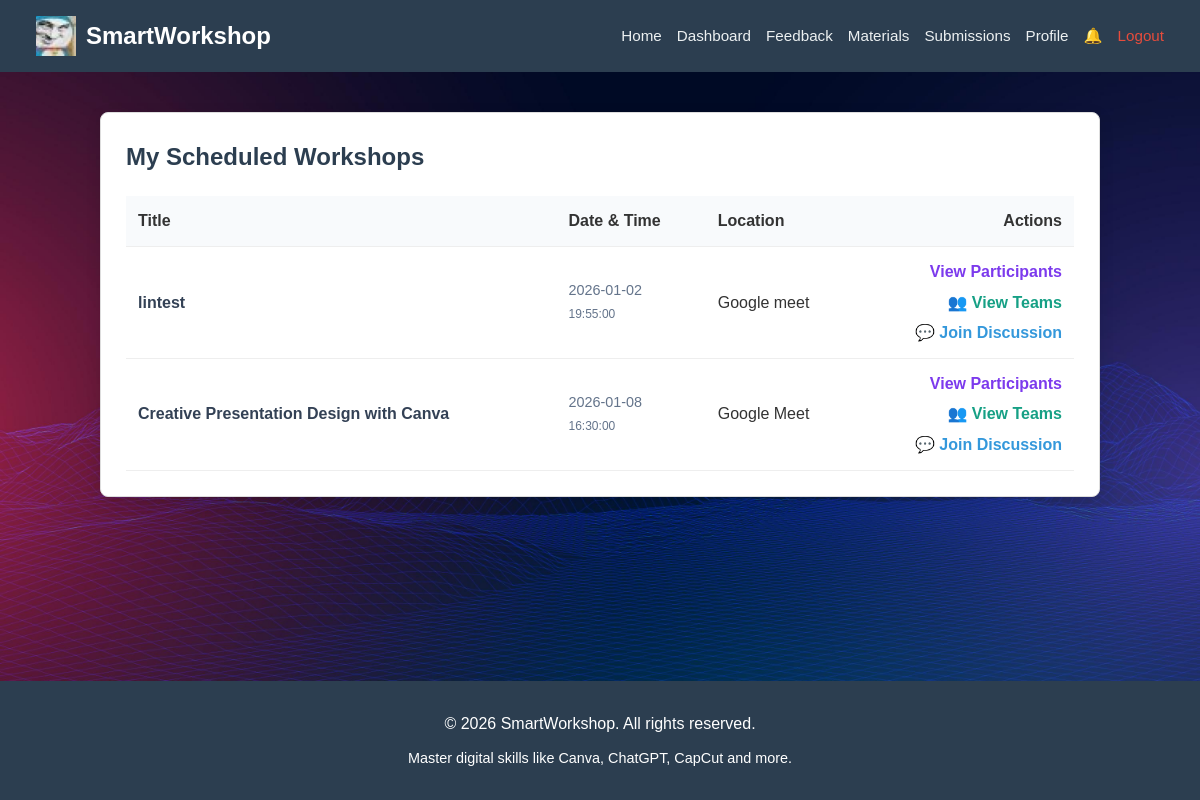
The page /dashboard_trainer.php (signed in) on the database its author committed.
### tables this page shows
CREATE TABLE `workshops` (
  `id` int(11) NOT NULL,
  `title` varchar(100) NOT NULL,
  `description` text DEFAULT NULL,
  `trainer` varchar(100) DEFAULT NULL,
  `trainer_id` int(11) DEFAULT NULL,
  `date` date NOT NULL,
  `time` time NOT NULL,
  `location` varchar(100) NOT NULL,
  `fee` decimal(10,2) DEFAULT 0.00,
  `organizer_id` int(11) NOT NULL,
  `created_at` timestamp NOT NULL DEFAULT current_timestamp()
);

### dashboard_trainer.php (the view, shortened to what this page needs)
<?php
include("include/db_connect.php");
$user_id = $_SESSION['user_id'];
$stmt = $conn->prepare("SELECT * FROM workshops WHERE trainer_id = ? ORDER BY date ASC");
$stmt->bind_param("i", $user_id);
$stmt->execute();
$result = $stmt->get_result();
?>
<!DOCTYPE html>
<html lang="en">
<head>
    <link rel="stylesheet" href="css/style.css">
</head>
<body>
    <?php include("include/nav.php"); ?>
    <main>
        <div class="card" style="max-width: 1000px; margin: 0 auto;">
            <div style="display:flex; justify-content:space-between; align-items:center; margin-bottom: 20px;">
                <h2 style="margin:0; text-align:left; color:#2c3e50; text-shadow:none;">My Scheduled Workshops</h2>
            </div>
            <table class="profile-table">
                <thead style="background-color: #f8fafc;">
                    <tr>
                        <th>Title</th>
                        <th>Date & Time</th>
                        <th>Location</th>
                        <th style="text-align: right;">Actions</th>
                    </tr>
                </thead>
                <tbody>
                    <?php if ($result->num_rows > 0): ?>
                        <?php while ($row = $result->fetch_assoc()): ?>
                            <tr>
                                <td style="font-weight: 600; color: #334155;">
                                    <?= htmlspecialchars($row['title']); ?>
                                </td>
                                <td style="font-size: 0.9rem; color: #64748b;">
                                    <?= $row['date']; ?> <br>
                                    <small><?= $row['time']; ?></small>
                                </td>
                                <td><?= htmlspecialchars($row['location']); ?></td>
                                <td style="text-align: right;">
                                    <a href="view_participants.php?id=<?= $row['id']; ?>"
                                        style="color: #7c3aed; font-weight:600; text-decoration:none; display:block; margin-bottom:5px;">
                                        View Participants
                                    </a>
                                    <a href="classroom_teams.php?id=<?= $row['id']; ?>"
                                        style="color: #16a085; font-weight:600; text-decoration:none; display:block; margin-bottom:5px;">
                                        👥 View Teams
                                    </a>
                                    <a href="classroom_discussion.php?id=<?= $row['id']; ?>"
                                        style="color: #3498db; font-weight:600; text-decoration:none;">
                                        💬 Join Discussion
                                    </a>
                                </td>
                            </tr>
                        <?php endwhile; ?>
                    <?php endif; ?>
                </tbody>
            </table>
        </div>
    </main>
    <?php include 'include/footer.php'; ?>
</body>
</html>

### css/style.css (style rules this page uses)
* { margin: 0; padding: 0; box-sizing: border-box; }
body { font-family: sans-serif; background: url('../img/bg.jpg') no-repeat center center fixed; background-size: cover; color: #333; line-height: 1.6; min-height: 100vh; display: flex; flex-direction: column; }
main, .workshops-container, .certificates-container, .feedback-container, .certificate-page, .container, .report-container, .page-content { flex: 1; }
main { max-width: 1100px; margin: 0 auto; padding: 40px 20px; width: 100%; }
.card { background: white; padding: 25px; border-radius: 8px; box-shadow: 0 4px 15px rgba(0, 0, 0, 0.1); border: 1px solid #ddd; color: #333; }
h2 { color: white; text-shadow: 2px 2px 4px #000; margin-bottom: 30px; text-align: center; }
.card h2, .form-card h2 { color: #2c3e50; text-shadow: none; }
.profile-table { width: 100%; border-collapse: collapse; margin-top: 10px; color: #333; }
.profile-table th, .profile-table td { padding: 12px; border-bottom: 1px solid #eee; text-align: left; }
.profile-table thead { background-color: #f8fafc; }

### rows shown on the page
workshops: title "lintest", date "2026-01-02", time "19:55:00", location "Google meet"
workshops: title "Creative Presentation Design with Canva", date "2026-01-08", time "16:30:00", location "Google Meet"
